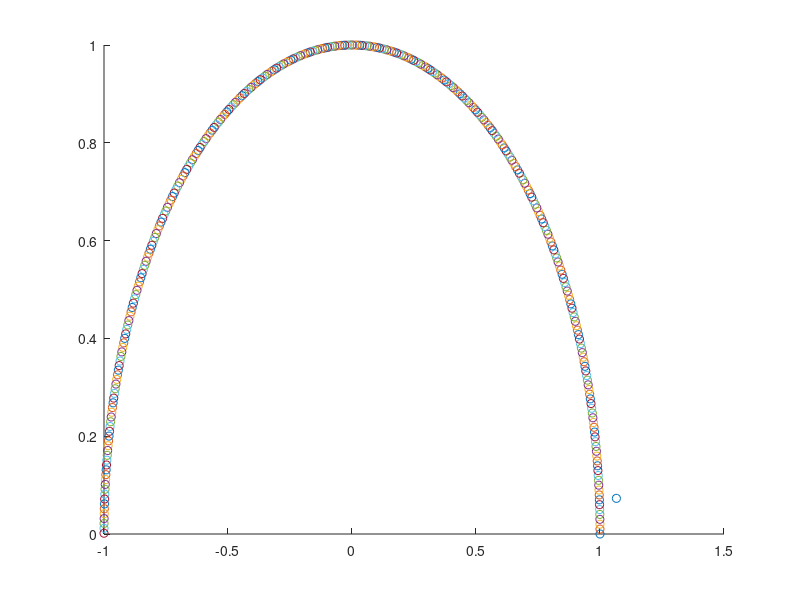

Write MATLAB code to recreate this figure.
[row, col] = find(abs(ans)<0.02);
figure;
for k = 0 : 0.01 : pi
    x = cos(k); y = sin(k);
    scatter(x,y,'o');
    hold on;
end

for i = 1:size(row)
    R = row(i)*3.5/51+1;
    theta = col(i)*pi/46;
    
   scatter(R*cos(theta), R*sin(theta)) 
   hold on
end